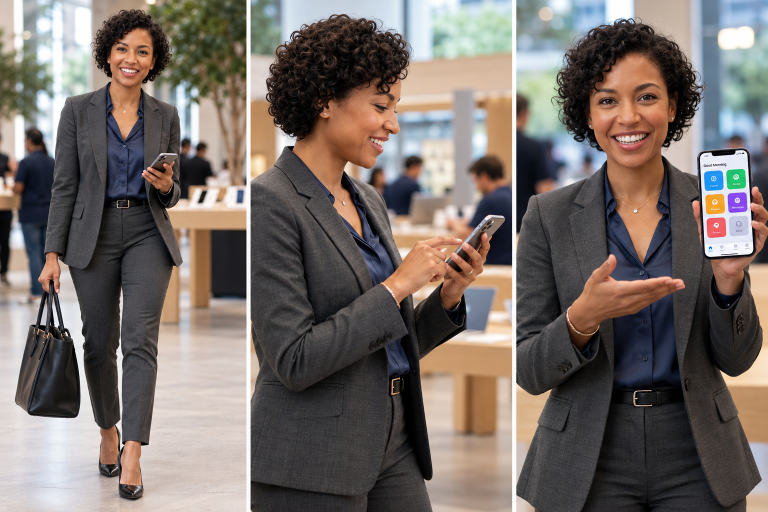
#> input picture launch-video/production-v2/cheryl-identity-reference.png, 1536 x 1024 px, given in place of qa-00.jpg, which was not available (shown at 1/2 size)
$ python qa.py ../production-v2/cheryl-identity-reference.png
#> lines starting #> are read from the running program, lines starting #| are printed output that depends on the picture; pictures that were not available may be replaced by others from this repository, and a replacement may not be noted
from pathlib import Path
from PIL import Image,ImageDraw,ImageFont
import subprocess,json,sys
R=Path(__file__).resolve().parents[2];out=R/'launch-video/dist';ff=R/'.local-tools/video-bin/ffmpeg.exe';probe=R/'.local-tools/video-bin/ffprobe.exe'
src=out/(sys.argv[1] if len(sys.argv)>1 else 'invoingo-launch-draft.mp4')
times=list(range(0,45,3))+[44.966]
font=ImageFont.truetype(str(R/'landing/assets/inter-600.ttf'),17)
sheet=Image.new('RGB',(1600,1024),'#e8ebe6');draw=ImageDraw.Draw(sheet)
#> after `sheet = Image.new('RGB', (1600, 1024), '#e8ebe6')`:
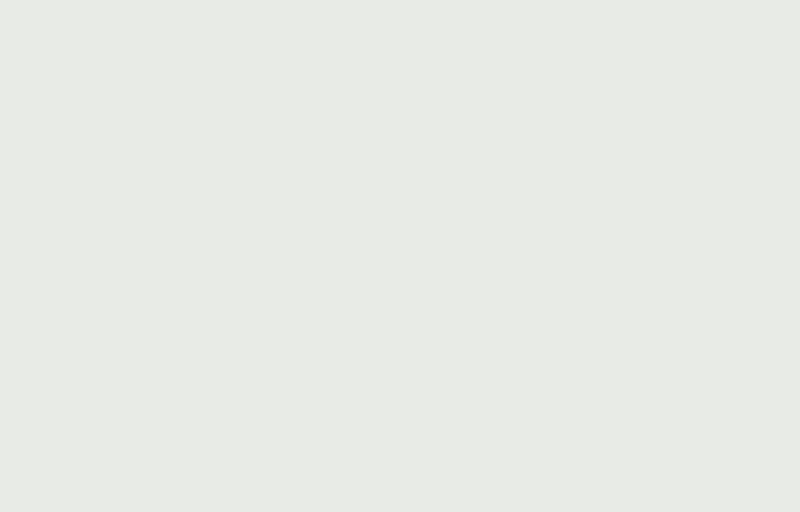
#> sheet: PIL image 1600x1024 RGB (shown at 1/2 size); mean R, G, B 232, 235, 230
for i,t in enumerate(times):
 dest=out/f'qa-{i:02}.jpg'
 subprocess.run([str(ff),'-y','-v','error','-ss',str(t),'-i',str(src),'-frames:v','1','-vf','scale=400:225',str(dest)],check=True)
#> (this line was passed over: subprocess is not available in this run)
 tile=Image.open(dest).convert('RGB');x=(i%4)*400;y=(i//4)*256;sheet.paste(tile,(x,y));draw.text((x+12,y+232),f'{t:05.2f}s',font=font,fill='#163300')
#> further down, tile is the input picture: PIL image 1536x1024 RGB; mean R, G, B 118.5, 109.1, 104.1
#> after `sheet.paste(tile, (x, y))`:
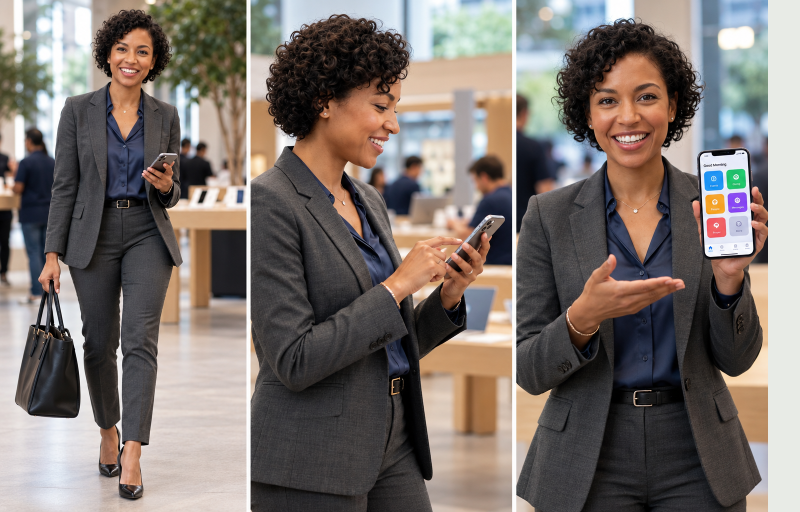
#> sheet: PIL image 1600x1024 RGB (shown at 1/2 size); mean R, G, B 123, 114.2, 109.1
#> pass 2 of the loop `for i,t in enumerate(times):`:
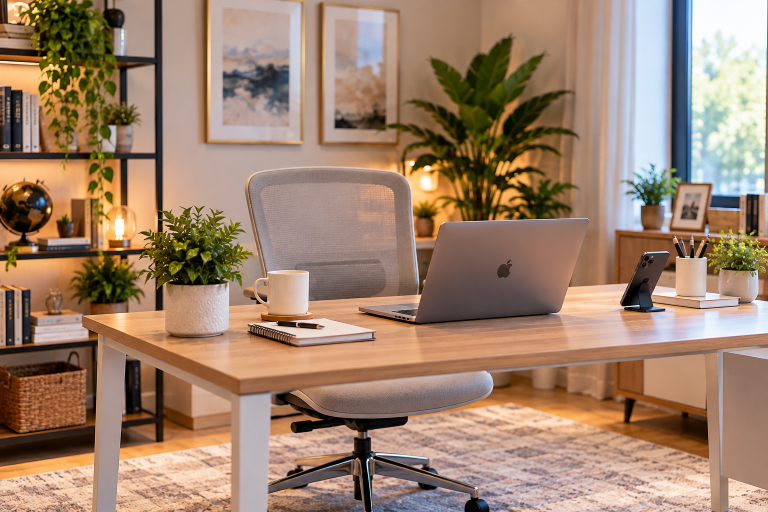
#> input picture launch-video/production-v2/office-reference.png, 1536 x 1024 px, given in place of qa-01.jpg, which was not available (shown at 1/2 size)
#> tile is the input picture: PIL image 1536x1024 RGB; mean R, G, B 158.9, 130.6, 108.8
#> `sheet.paste(tile, (x, y))`:
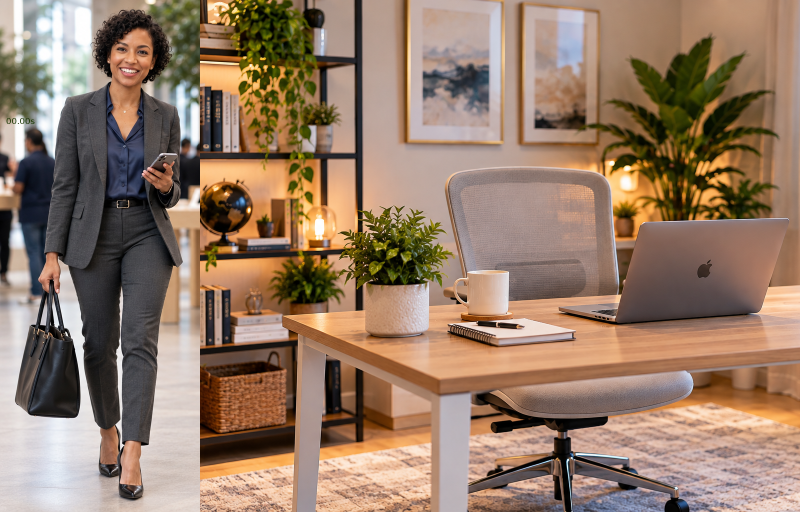
#> sheet: PIL image 1600x1024 RGB (shown at 1/2 size); mean R, G, B 148.5, 123, 103.6
#> (the run stopped early here; a loop or call above may not have finished)
